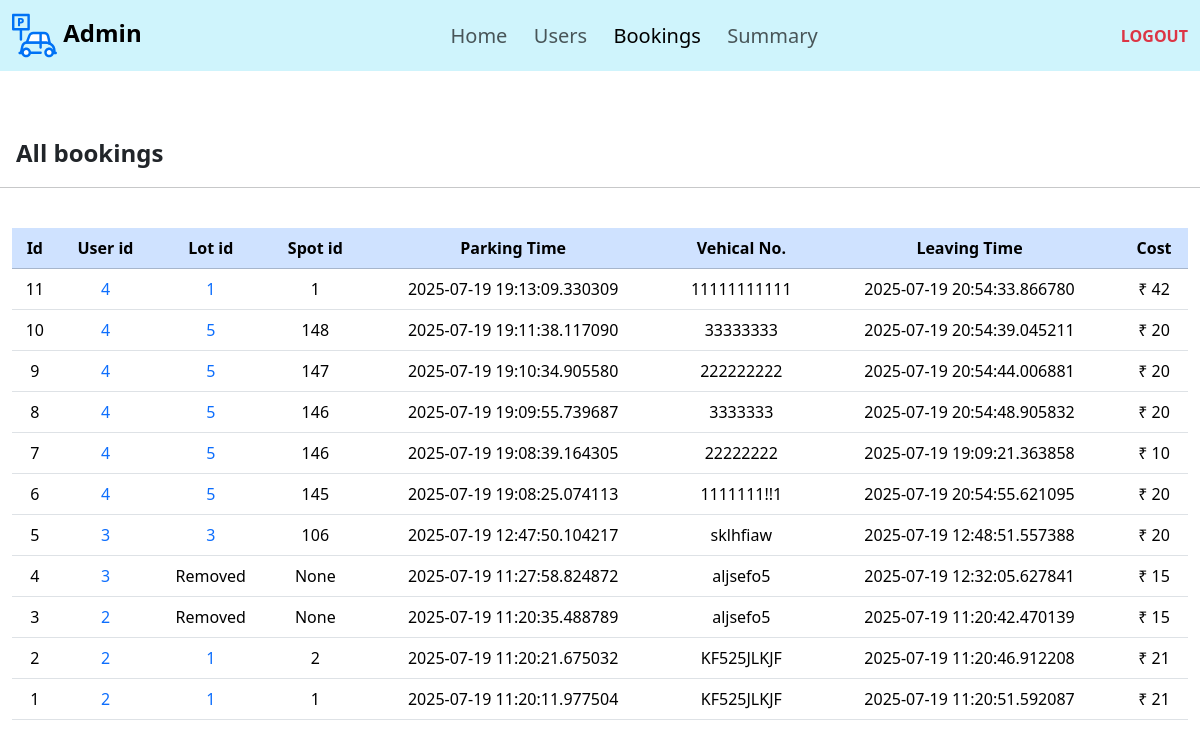
Before: /bookings (signed in) with the older database file.
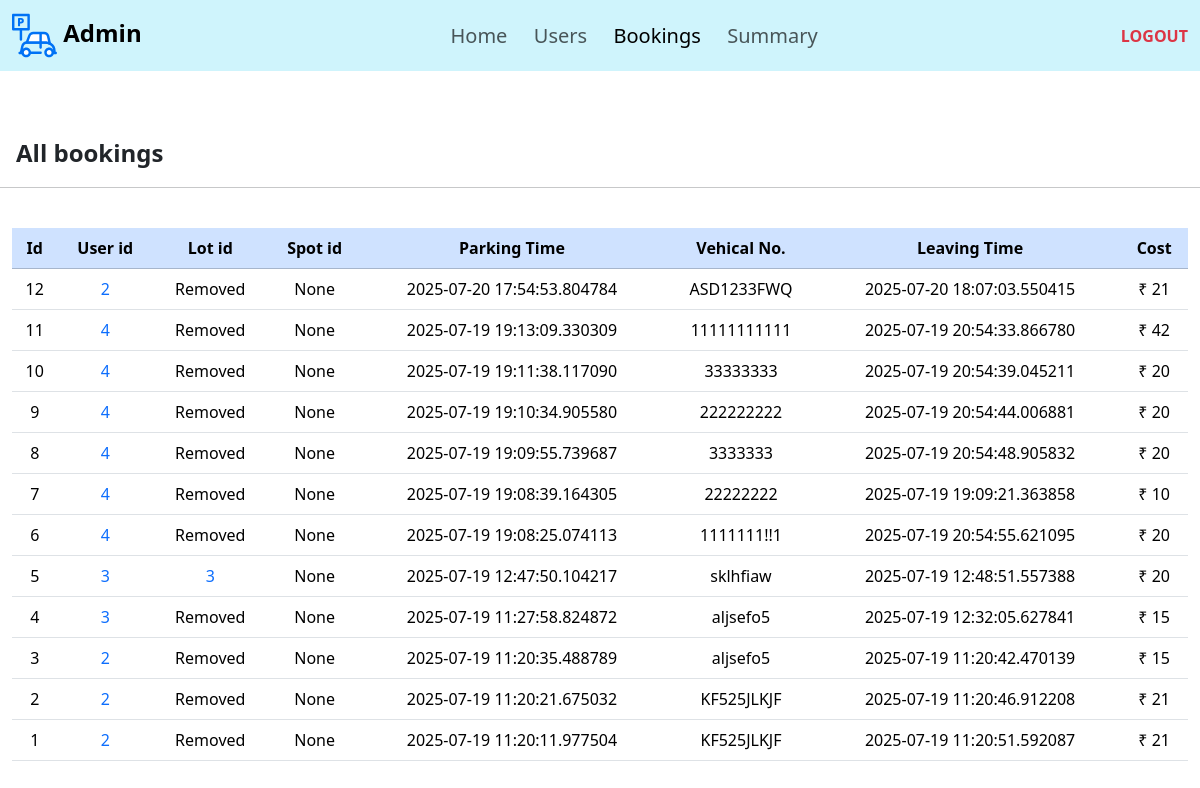
After: the same page with the newer database file.
### application/models.py (models this page shows)
class Booking(db.Model):
    id = db.Column(db.Integer(), primary_key=True, autoincrement=True)
    user_id = db.Column(db.Integer(), db.ForeignKey('user.id'), nullable=False)
    lot_id = db.Column(db.Integer(), db.ForeignKey('parking_lot.id'), nullable=True)
    spot_id = db.Column(db.Integer(), db.ForeignKey('parking_spot.id'), nullable=True)
    parking = db.Column(db.DateTime(), nullable=False)
    leaving = db.Column(db.DateTime(), nullable=True)
    vehicle_no = db.Column(db.String(), nullable=False)
    cost = db.Column(db.Integer(), nullable= True)
    price = db.Column(db.Integer(),nullable=False)

### application/controllers.py (the view)
@app.route('/bookings', methods=["GET","POST"])
def bookings():
    if 'user' not in session:
        return redirect(url_for('login'))
    u=User.query.get(session['user'])
    if u.is_admin==True:
        b=reversed(Booking.query.order_by(Booking.parking).all())
        return render_template('bookings.html', bookings=b)
    return redirect(url_for('user'))

### templates/bookings.html (shortened to what this page needs)
{% extends 'template.jinja' %}
{% block body %}
    <nav class="navbar navbar-expand-lg bg-info-subtle">
    <div class="container-fluid">
        <a class="navbar-brand fs-4" href="/"><img src="/static/parking.svg" width="45" height="45"
                alt="ParkHere"><strong>&nbsp;Admin</strong></a>
        <div class="collapse navbar-collapse " id="navbarText">
            <ul class="navbar-nav m-auto mb-2 mb-lg-0">
                <li class="nav-item">
                    <a class="nav-link fs-5" aria-current="page" href="/admin">Home&nbsp;&nbsp;</a>
                </li>
                <li class="nav-item">
                    <a class="nav-link fs-5 " aria-current="page" href="/users">Users&nbsp;&nbsp;</a>
                </li>
                <li class="nav-item">
                    <a class="nav-link fs-5 active" aria-current="page" href="/bookings">Bookings&nbsp;&nbsp;</a>
                </li>
                <li class="nav-item">
                    <a class="nav-link fs-5" aria-current="page" href="/summary">Summary&nbsp;&nbsp;</a>
                </li>
            </ul>
            <span class="navbar-text">
                <a class="link-danger link-underline-opacity-0" href="/logout"><b>LOGOUT</b></a>
            </span>
        </div>
    </div>
</nav>
<br><br>
<div class="container-fluid">
    <div class="row fs-4 mb-4">
        <div class="col p-3"><b>All bookings</b></div>
        <hr>
    </div>
</div>
<div class="container-fluid text-center">
    <table class="table">
        <thead class="table-primary">
            <th>Id</th>
            <th>User id</th>
            <th>Lot id</th>
            <th>Spot id</th>
            <th>Parking Time</th>
            <th>Vehical No.</th>
            <th>Leaving Time</th>
            <th>Cost</th>
        </thead>
        <tbody>
            {% for b in bookings %}
            <tr>
                <td>{{b.id}}</td>
                <td><a class="link-primary link-underline-opacity-0" href="/users/{{b.user_id}}">{{b.user_id}}</a></td>
                {%if b.lot_id%}
                <td><a class="link-primary link-underline-opacity-0" href="/editlot/{{b.lot_id}}">{{b.lot_id}}</a></td>
                {%else%}
                <td>Removed</td>
                {%endif%}
                <td>{{b.spot_id}}</td>
                <td>{{b.parking}}</td>
                <td>{{b.vehicle_no}}</td>
                <td>{{b.leaving}}</td>
                <td>₹ {{b.cost}}</td>
            </tr>
            {% endfor %}
        </tbody>
    </table>
</div>
{% endblock %}

Changed rows visible on the page:
added Booking: id "12", user_id "2", shows "Removed", spot_id "None", parking "2025-07-20 17:54:53.804784", vehicle_no "ASD1233FWQ", leaving "2025-07-20 18:07:03.550415", cost "21"
changed Booking id 11: spot_id "1" → "None"; lot_id "1" → (not shown); now shows "Removed"
changed Booking id 10: spot_id "148" → "None"; lot_id "5" → (not shown); now shows "Removed"
changed Booking id 9: spot_id "147" → "None"; lot_id "5" → (not shown); now shows "Removed"
changed Booking id 8: spot_id "146" → "None"; lot_id "5" → (not shown); now shows "Removed"
changed Booking id 7: spot_id "146" → "None"; lot_id "5" → (not shown); now shows "Removed"
changed Booking id 6: spot_id "145" → "None"; lot_id "5" → (not shown); now shows "Removed"
changed Booking "sklhfiaw": spot_id "106" → "None"
changed Booking id 2: spot_id "2" → "None"; lot_id "1" → (not shown); now shows "Removed"
changed Booking id 1: spot_id "1" → "None"; lot_id "1" → (not shown); now shows "Removed"
